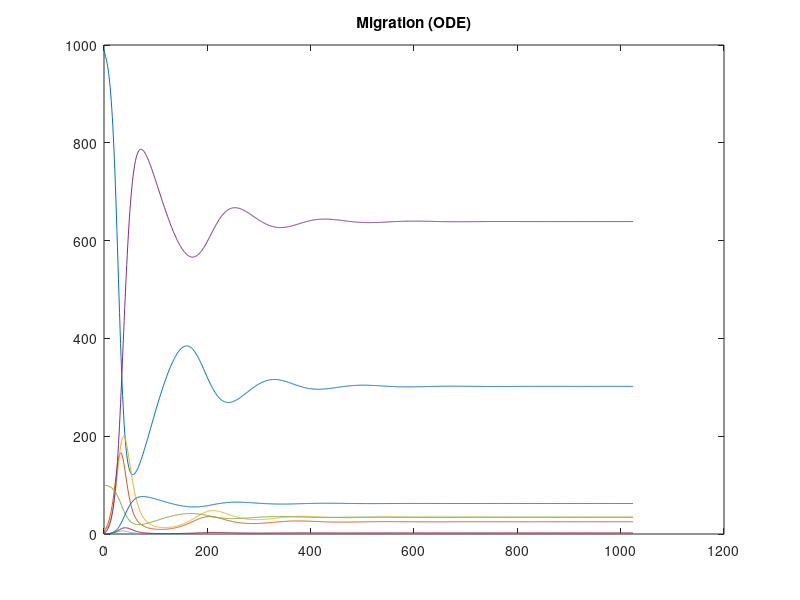

MATLAB code for this plot:
function [t, p] = migration()
    figure;

    duration = 1024;
    samples  = 1024;
    
    [ t, p ] = ode45(@pdot, linspace(0,duration,samples), InitialPopulation());
    plot(t, p); title('Migration (ODE)');
    
    % Write results to CSV file
    fid = fopen('migration_baseline.csv', 'w');
    try
        [rows cols] = size(p); %#ok<NASGU>
        fprintf(fid, 'A::S{0}');
        for i = 1:rows
            fprintf(fid, ',%f', p(i, 1));
        end
        fprintf(fid, '\n');
        fprintf(fid, 'A::E{0}');
        for i = 1:rows
            fprintf(fid, ',%f', p(i, 2));
        end
        fprintf(fid, '\n');
        fprintf(fid, 'A::I{0}');
        for i = 1:rows
            fprintf(fid, ',%f', p(i, 3));
        end
        fprintf(fid, '\n');
        fprintf(fid, 'A::R{0}');
        for i = 1:rows
            fprintf(fid, ',%f', p(i, 4));
        end
        fprintf(fid, '\n');
        fprintf(fid, 'B::S{0}');
        for i = 1:rows
            fprintf(fid, ',%f', p(i, 5));
        end
        fprintf(fid, '\n');
        fprintf(fid, 'B::E{0}');
        for i = 1:rows
            fprintf(fid, ',%f', p(i, 6));
        end
        fprintf(fid, '\n');
        fprintf(fid, 'B::I{0}');
        for i = 1:rows
            fprintf(fid, ',%f', p(i, 7));
        end
        fprintf(fid, '\n');
        fprintf(fid, 'B::R{0}');
        for i = 1:rows
            fprintf(fid, ',%f', p(i, 8));
        end
        fprintf(fid, '\n');
    catch %#ok<CTCH>
    end
    fclose(fid);
end

% migration model
%
% (species A::S 990)
% (species A::E)
% (species A::I 10)
% (species A::R)
% 
% (param Ki 0.0005)
% (param Kl 0.2)
% (param Kr (/ 1 7))
% (param Kw (/ 1 135))
% 
% (reaction exposureA   (A::S) (A::E) (* Ki A::S A::I))
% (reaction infectionA  (A::E) (A::I) (* Kl A::E))
% (reaction recoveryA   (A::I) (A::R) (* Kr A::I))
% (reaction waningA     (A::R) (A::S) (* Kw A::R))
% 
% (species B::S 100)
% (species B::E)
% (species B::I)
% (species B::R)
% 
% (reaction exposureB   (B::S) (B::E) (* Ki B::S B::I))
% (reaction infectionB  (B::E) (B::I) (* Kl B::E))
% (reaction recoveryB   (B::I) (B::R) (* Kr B::I))
% (reaction waningB     (B::R) (B::S) (* Kw B::R))
% 
% (param Km 0.01)
% 
% (reaction SA->SB (A::S) (B::S) (* Km A::S))
% (reaction EA->EB (A::E) (B::E) (* Km A::E))
% (reaction IA->IB (A::I) (B::I) (* Km A::I))
% (reaction RA->RB (A::R) (B::R) (* Km A::R))
%                                 
% (reaction SB->SA (B::S) (A::S) (* Km B::S 10))
% (reaction EB->EA (B::E) (A::E) (* Km B::E 10))
% (reaction IB->IA (B::I) (A::I) (* Km B::I 10))
% (reaction RB->RA (B::R) (A::R) (* Km B::R 10))

function pop = InitialPopulation()
    pop = [ 990 0 10 0 100 0 0 0 ];
end

function dp = pdot(~, p)
    dp = zeros(8,1);
    Ki = 0.0005;
    Kl = 0.2;
    Kr = 1 / 7;
    Kw = 1 / 135;
    exposedA    = Ki * p(1) * p(3);
    infectiousA = Kl * p(2);
    recoveredA  = Kr * p(3);
    waningA     = Kw * p(4);
    exposedB    = Ki * p(5) * p(7);
    infectiousB = Kl * p(6);
    recoveredB  = Kr * p(7);
    waningB     = Kw * p(8);
    
    Km = 0.01;
    outboundAS = Km * p(1);
    outboundAE = Km * p(2);
    outboundAI = Km * p(3);
    outboundAR = Km * p(4);
    
    outboundBS = Km * 10 * p(5);
    outboundBE = Km * 10 * p(6);
    outboundBI = Km * 10 * p(7);
    outboundBR = Km * 10 * p(8);
    
    dp(1) = waningA     - exposedA    + outboundBS - outboundAS;
    dp(2) = exposedA    - infectiousA + outboundBE - outboundAE;
    dp(3) = infectiousA - recoveredA  + outboundBI - outboundAI;
    dp(4) = recoveredA  - waningA     + outboundBR - outboundAR;
    dp(5) = waningB     - exposedB    + outboundAS - outboundBS;
    dp(6) = exposedB    - infectiousB + outboundAE - outboundBE;
    dp(7) = infectiousB - recoveredB  + outboundAI - outboundBI;
    dp(8) = recoveredB  - waningB     + outboundAR - outboundBR;
end
